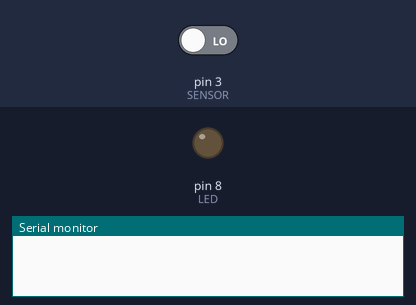
This sketch was run on a simulated Arduino Uno, built with avr-gcc and run on an emulated ATmega328P. Shown: output pins drawn as LEDs (lit = HIGH), the last lines printed to the serial monitor. Inputs (shaded band) come from the test bench; at power-on: pin 3 (SENSOR) LOW.

Above: at 1.2 s.
1.3 s: pin 3 (SENSOR) driven HIGH
At 2.0 s:
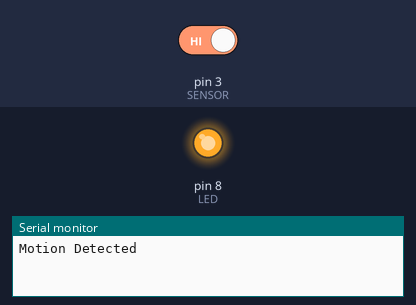
2.8 s: pin 3 (SENSOR) driven LOW
At 3.2 s:
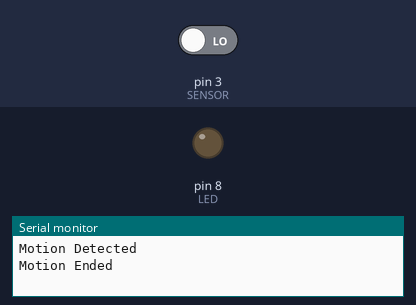
Timing chart, 0 to 5.8 s (numbered marks = the images above; inputs shaded):
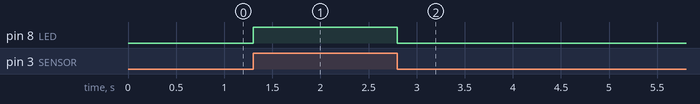

Measured:
- after the input at 1.3 s, pin 8 (LED): LOW → HIGH at once
- after the input at 2.8 s, pin 8 (LED): HIGH → LOW at once

The sketch:

sketch_oct27a.ino
```cpp
#define LED 8
#define SENSOR 3

bool motionStatus = false, motionDetected = false;

void setup() {
  pinMode(SENSOR, INPUT);
  pinMode(LED, OUTPUT);
  Serial.begin(9600);
}

void loop() {
  motionDetected = digitalRead(SENSOR);
  //Serial.println(motionDetected);

  if (motionDetected && !motionStatus) {
    Serial.println("Motion Detected");
    digitalWrite(LED, HIGH);
    motionStatus = true;
  } else if (!motionDetected && motionStatus) {
    Serial.println("Motion Ended");
    digitalWrite(LED, LOW);
    motionStatus = false;
  }
}
```
